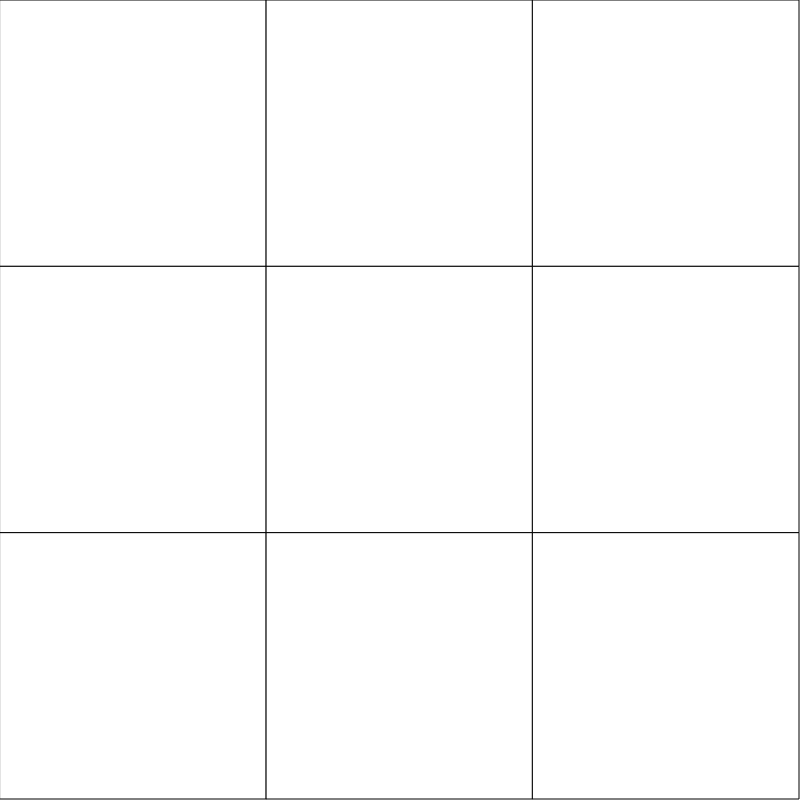
Frame 1 (no input)
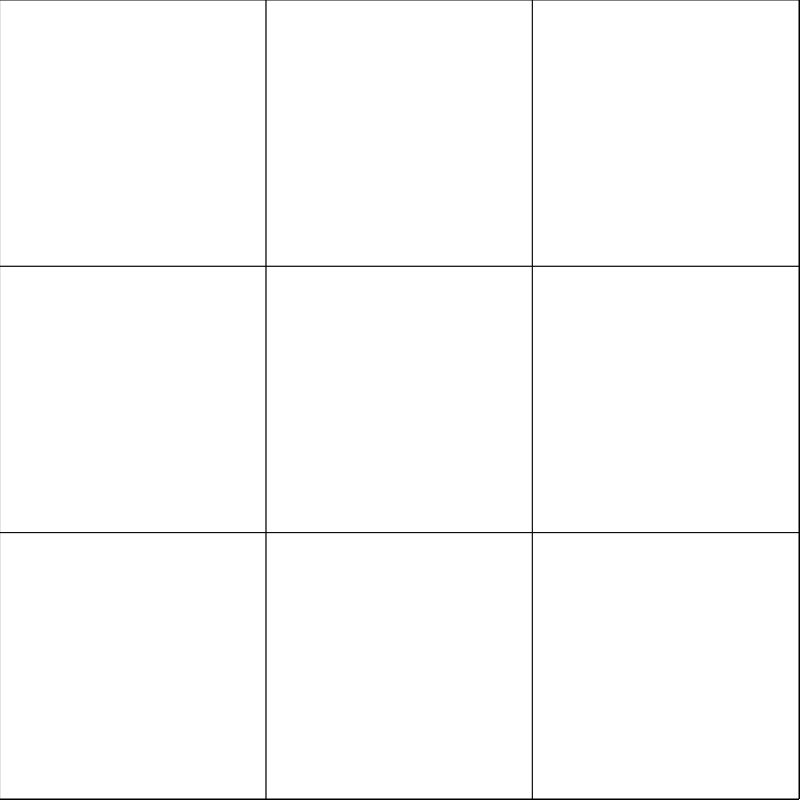
Frame 60 (no input)
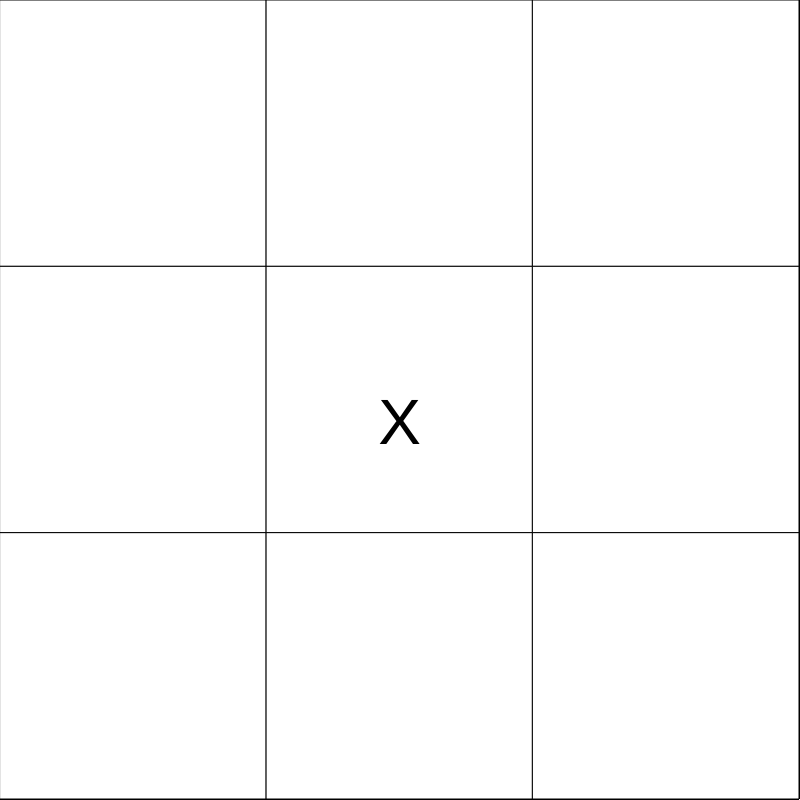
Frame 120 (the mouse pressed at the canvas centre since frame 60)

The p5.js sketch that drew these frames (run headless with seeded random() and noise() and a simulated clock; from frame 60 on, the mouse is pressed at the canvas centre):

// p5.js sketch
// ── sketch.js
let board;
let p1;
let p2;



function setup() {
  createCanvas(800, 800);
  p1 = new Player("X");
  p2 = new Player("O");
  board = new Board(3,p1,p2);
}

function draw() {
  board.display();

}
function mousePressed(){

  if(board.turn === "X"){
    p1.select(board);
  }
  else{
    p2.select(board);
  }
  board.toggleTurn();
}

class Board{
  constructor(size,p1,p2){
    this.s = size;
    this.cells = [];
    this.cell_size = (width-1)/this.s;

    this.p1 = p1;
    this.p2= p2;
    this.newgame();
  }
  display(){
    let cell_size = this.cell_size;

    this.cells.forEach(function(element){

      rect(element.r * cell_size, element.c *cell_size, cell_size,cell_size);
      textSize(64);
      textAlign(CENTER);
      text(element.t, element.r *cell_size+ cell_size/2, element.c * cell_size + cell_size/1.5);
    });
  }
  newgame(){
    this.cells = [];
    this.turnsleft =9;
    this.turn=this.p1.player;
    for (let i = 0; i < this.s; i++) {
      for(let j=0; j<this.s;j++){
        this.cells.push({"r":i,"c":j,"t":"","v":0});
      }
      
    }
  }
  update(r,c,t){
    
    this.cells.forEach(function(element){
      if(element.r ===r && element.c === c && element.v ===0){
        element.t =t;
        if(t==="X"){
          element.v = 1;
        }
        else{
          element.v =-1;
        }
      }
    });
  }

  toggleTurn(){
    this.turnsleft--;
    console.log(this.turnsleft);
    this.turn = this.turnsleft % 2 == 0 ?  p2.player :  p1.player;
    console.log(this.turn);
    if(this.turnsleft==-1){
      this.newgame();
    }


  }


}
class Player{
    constructor(player){
      this.player = player;
      this.score  = 0;
    }
    select(b){
      if(b.turn ==this.player){
        let cx = int(Math.floor(mouseX/board.cell_size));
        let cy = int(Math.floor(mouseY/board.cell_size));
        b.update(cx,cy,this.player);
      }
    }
}
